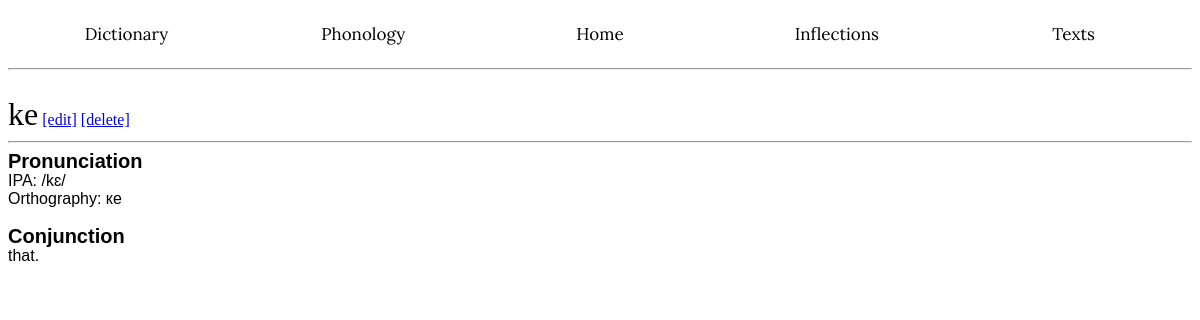
Page /word/ke on the committed database.
### app/models.py (models this page shows, shortened)
class Lexicon(db.Model):
    __tablename__ = 'Lexicon'
    id: so.Mapped[int] = so.mapped_column(primary_key=True)
    word: so.Mapped[str] = so.mapped_column(sa.String(50), index=True)
    pronunciation: so.Mapped[str] = so.mapped_column(sa.String(50), nullable=True)
    conscript: so.Mapped[str] = so.mapped_column(sa.String(50), nullable=True)
    definition: so.Mapped[str] = so.mapped_column(sa.String(255), index=True)
    partofspeech: so.Mapped[str] = so.mapped_column(nullable=True)
    infclass: so.Mapped[str] = so.mapped_column(sa.String(10), nullable=True)
    wordclass: so.Mapped[int] = so.mapped_column(sa.String(1), nullable=True)
    notes: so.Mapped[str] = so.mapped_column(nullable=True)
    etymology: so.Mapped[str] = so.mapped_column(nullable=True)
    irregular: so.Mapped[bool] = so.mapped_column()

### app/routes.py (the view)
@app.route('/word/<name>', methods=['GET', 'POST'])
def word(name):
    match = Lexicon.query.filter(Lexicon.word == name).first()
    inf = []
    irf = []
    if match.partofspeech == "Verb":
        for inflection in VerbInflections.query.filter(VerbInflections.irregular == 0).all():
            inf.append(inflection)
    elif match.partofspeech == "Noun":
        for inflection in NounInflections.query.filter(NounInflections.irregular == 0).all():
            inf.append(inflection)
    if match.irregular == 1:
        irf = []
        if match.partofspeech == "Verb":
            for aspect in ['Present', 'Past Perfect', 'Future', 'Future Perfect', 'Subjunctive', 'Presumptive',
                           'Imperative']:
                m2 = (VerbInflections.query.filter(VerbInflections.aspect == (match.word + " " + aspect)).first())
                irf.append(m2)
        elif match.partofspeech == "Noun":
            m2 = (NounInflections.query.filter(NounInflections.number == (match.word + " SG")).first())
            if m2 != None:
                irf.append(NounInflections(match.word + " SG", 1, m2.NOM, m2.ACC, m2.GEN, m2.DAT, m2.OBL))
            else:
                irf.append(NounInflections(match.word + "temp", 1, "", "", "", "", ""))
            m3 = (NounInflections.query.filter(NounInflections.number == (match.word + " PL")).first())
            if m3 != None:
                irf.append(NounInflections(match.word + " SG", 1, m3.NOM, m3.ACC, m3.GEN, m3.DAT, m3.OBL))
            else:
                irf.append(NounInflections(match.word + "temp", 1, "", "", "", "", ""))
    else:
        if match.partofspeech == "Verb":
            placeholder = VerbInflections("temp", 1, "NA", "", "", "")
            irf = [placeholder] * 7
        elif match.partofspeech == "Noun":
            placeholder = NounInflections(match.word + "temp", 1, "", "", "", "", "")
            irf = [placeholder] * 2
    return render_template('word.html', word=match, inf=inf, irf=irf)

### app/templates/word.html (shortened to what this page needs)
<!DOCTYPE html>
<html lang="en">
<head>
</head>
    <body>
        {% extends "base.html" %}
        {% block content %}<br>
        <wordh1>{{ word.word }}</wordh1>
        <a href="{{ url_for('modifyword', name=word.word) }}">[edit]</a>
        <a href="{{ url_for('deleteword', name=word.word) }}">[delete]</a><hr>
        <wordh2>Pronunciation</wordh2><br>
        <wordp>IPA: /{{ word.pronunciation }}/<br>Orthography: {{ word.conscript }}</wordp><br><br>
        <wordh2>{{ word.partofspeech }}
        </wordh2><br>
        <wordp>{{ word.definition }}. {{ word.notes }}</wordp><br>
        {% endblock %}

### app/static/style.css (style rules this page uses)
wordh1 { font-family: "Georgia", serif; color: black; font-size: 32px; }
wordh2 { font-family: "Arial", sans-serif; color: black; font-weight: bold; line-height: 20px; font-size: 20px; }
wordp { font-family: "Arial", sans-serif; color: black; font-size: 16px; }

### rows in the picture
Lexicon: word "ke", pronunciation "kɛ", conscript "ке", partofspeech "Conjunction", definition "that"
